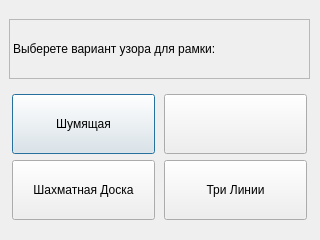
<?xml version="1.0" encoding="UTF-8"?>
<ui version="4.0">
 <class>Dialog</class>
 <widget class="QDialog" name="Dialog">
  <property name="geometry">
   <rect>
    <x>0</x>
    <y>0</y>
    <width>320</width>
    <height>240</height>
   </rect>
  </property>
  <property name="windowTitle">
   <string>Dialog</string>
  </property>
  <widget class="QWidget" name="verticalLayoutWidget">
   <property name="geometry">
    <rect>
     <x>9</x>
     <y>10</y>
     <width>301</width>
     <height>221</height>
    </rect>
   </property>
   <layout class="QVBoxLayout" name="verticalLayout">
    <item>
     <widget class="QLabel" name="label">
      <property name="maximumSize">
       <size>
        <width>16777215</width>
        <height>60</height>
       </size>
      </property>
      <property name="frameShape">
       <enum>QFrame::StyledPanel</enum>
      </property>
      <property name="frameShadow">
       <enum>QFrame::Sunken</enum>
      </property>
      <property name="lineWidth">
       <number>3</number>
      </property>
      <property name="midLineWidth">
       <number>0</number>
      </property>
      <property name="text">
       <string>Выберете вариант узора для рамки:</string>
      </property>
      <property name="textFormat">
       <enum>Qt::RichText</enum>
      </property>
      <property name="wordWrap">
       <bool>false</bool>
      </property>
     </widget>
    </item>
    <item>
     <layout class="QHBoxLayout" name="horizontalLayout_7">
      <item>
       <layout class="QVBoxLayout" name="verticalLayout_6">
        <item>
         <widget class="QPushButton" name="frame1">
          <property name="minimumSize">
           <size>
            <width>143</width>
            <height>60</height>
           </size>
          </property>
          <property name="maximumSize">
           <size>
            <width>143</width>
            <height>60</height>
           </size>
          </property>
          <property name="text">
           <string>Шумящая</string>
          </property>
         </widget>
        </item>
        <item>
         <widget class="QPushButton" name="frame3">
          <property name="minimumSize">
           <size>
            <width>143</width>
            <height>60</height>
           </size>
          </property>
          <property name="maximumSize">
           <size>
            <width>143</width>
            <height>60</height>
           </size>
          </property>
          <property name="text">
           <string>Шахматная Доска</string>
          </property>
         </widget>
        </item>
       </layout>
      </item>
      <item>
       <layout class="QVBoxLayout" name="verticalLayout_5">
        <item>
         <widget class="QPushButton" name="frame2">
          <property name="minimumSize">
           <size>
            <width>143</width>
            <height>60</height>
           </size>
          </property>
          <property name="maximumSize">
           <size>
            <width>143</width>
            <height>60</height>
           </size>
          </property>
          <property name="text">
           <string/>
          </property>
         </widget>
        </item>
        <item>
         <widget class="QPushButton" name="frame4">
          <property name="minimumSize">
           <size>
            <width>143</width>
            <height>60</height>
           </size>
          </property>
          <property name="maximumSize">
           <size>
            <width>143</width>
            <height>60</height>
           </size>
          </property>
          <property name="text">
           <string>Три Линии</string>
          </property>
         </widget>
        </item>
       </layout>
      </item>
     </layout>
    </item>
   </layout>
  </widget>
 </widget>
 <resources/>
 <connections/>
</ui>
